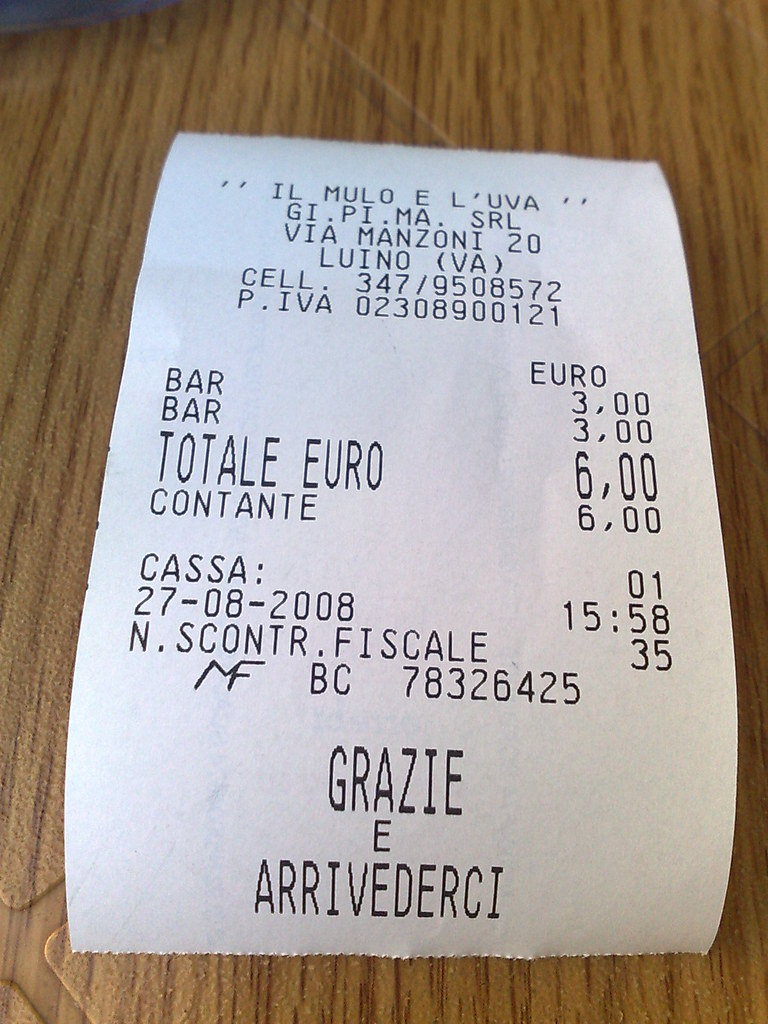
#> input picture PythonTests/img1.jpg, 768 x 1024 px
$ python 2.py
#> lines starting #> are read from the running program, lines starting #| are printed output that depends on the picture; after the words box and inside, x2 and y2 are one past the last pixel; in counts of white or black regions, pixels touching at a corner belong together
import imutils
import cv2

import numpy as np

#https://www.pyimagesearch.com/start-here/

def order_points(pts):
    # initialzie a list of coordinates that will be ordered
    # such that the first entry in the list is the top-left,
    # the second entry is the top-right, the third is the
    # bottom-right, and the fourth is the bottom-left
    rect = np.zeros((4, 2), dtype="float32")
    # the top-left point will have the smallest sum, whereas
    # the bottom-right point will have the largest sum
    s = pts.sum(axis=1)
    rect[0] = pts[np.argmin(s)]
    rect[2] = pts[np.argmax(s)]
    # now, compute the difference between the points, the
    # top-right point will have the smallest difference,
    # whereas the bottom-left will have the largest difference
    diff = np.diff(pts, axis=1)
    rect[1] = pts[np.argmin(diff)]
    rect[3] = pts[np.argmax(diff)]
    # return the ordered coordinates
    return rect


def four_point_transform(image, pts):
    # obtain a consistent order of the points and unpack them
    # individually
    rect = order_points(pts)
    (tl, tr, br, bl) = rect
    # compute the width of the new image, which will be the
    # maximum distance between bottom-right and bottom-left
    # x-coordiates or the top-right and top-left x-coordinates
    widthA = np.sqrt(((br[0] - bl[0]) ** 2) + ((br[1] - bl[1]) ** 2))
    widthB = np.sqrt(((tr[0] - tl[0]) ** 2) + ((tr[1] - tl[1]) ** 2))
    maxWidth = max(int(widthA), int(widthB))
    # compute the height of the new image, which will be the
    # maximum distance between the top-right and bottom-right
    # y-coordinates or the top-left and bottom-left y-coordinates
    heightA = np.sqrt(((tr[0] - br[0]) ** 2) + ((tr[1] - br[1]) ** 2))
    heightB = np.sqrt(((tl[0] - bl[0]) ** 2) + ((tl[1] - bl[1]) ** 2))
    maxHeight = max(int(heightA), int(heightB))
    # now that we have the dimensions of the new image, construct
    # the set of destination points to obtain a "birds eye view",
    # (i.e. top-down view) of the image, again specifying points
    # in the top-left, top-right, bottom-right, and bottom-left
    # order
    dst = np.array([
        [0, 0],
        [maxWidth - 1, 0],
        [maxWidth - 1, maxHeight - 1],
        [0, maxHeight - 1]], dtype="float32")
    # compute the perspective transform matrix and then apply it
    M = cv2.getPerspectiveTransform(rect, dst)
    warped = cv2.warpPerspective(image, M, (maxWidth, maxHeight))
    # return the warped image
    return warped


image = cv2.imread("img1.jpg")
#> image is the input picture: shape (1024, 768, 3); mean B, G, R 146.2, 154.8, 165.9

ratio = image.shape[0] / 500.0
#> ratio = 2.05

orig = image.copy()
cv2.imshow("1", orig)
cv2.waitKey(0)

image = imutils.resize(image, height=500)
#> image: shape (500, 375, 3)
cv2.imshow("2", image)
cv2.waitKey(0)

gray = cv2.cvtColor(image, cv2.COLOR_BGR2GRAY)
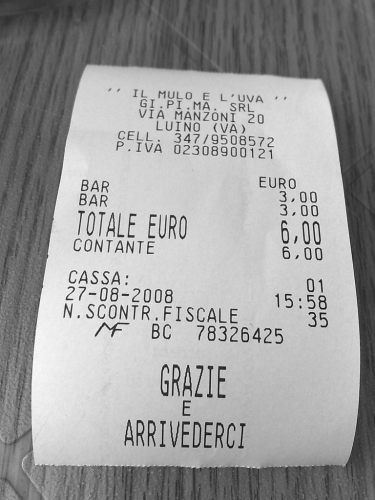
#> gray: shape (500, 375); min 15, max 250, mean 157.1
gray = cv2.GaussianBlur(gray, (5, 5), 0)
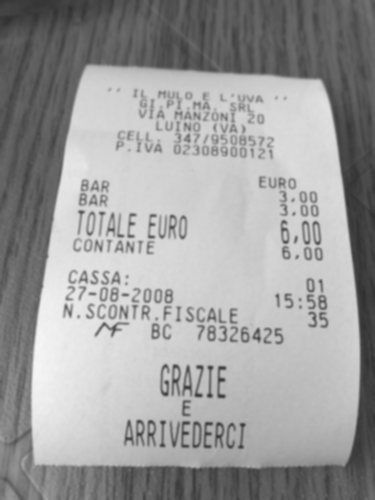
#> gray: shape (500, 375); min 48, max 245, mean 157.1
cv2.imshow("3", gray)
cv2.waitKey(0)

edged = cv2.Canny(gray, 80, 200)
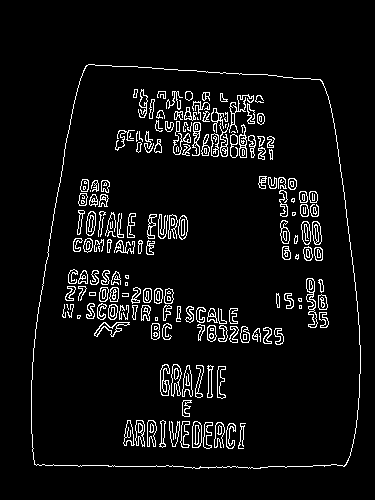
#> edged: shape (500, 375); 5.9% white in thin lines or dots, all inside (x1, y1, x2, y2) = (31, 64, 361, 469)
cv2.imshow("4", edged)
cv2.waitKey(0)

cnts = cv2.findContours(edged.copy(), cv2.RETR_LIST, cv2.CHAIN_APPROX_SIMPLE) #tutaj
#> cnts = 425 contours, 169 with area under 20; largest, box (x1, y1, x2, y2) and area: (31, 64, 361, 469) 118330, (31, 64, 361, 469) 118312, (306, 278, 318, 328) 252, (192, 421, 202, 448) 216, (171, 364, 182, 397) 212
cnts = imutils.grab_contours(cnts)
cnts = sorted(cnts, key=cv2.contourArea, reverse=True)[:5]
#> cnts = 5 contours; box (x1, y1, x2, y2) and area: (31, 64, 361, 469) 118330, (31, 64, 361, 469) 118312, (306, 278, 318, 328) 252, (192, 421, 202, 448) 216, (171, 364, 182, 397) 212

screenCnt = []
for c in cnts:
    peri = cv2.arcLength(c, True)
    approx = cv2.approxPolyDP(c, 0.02 * peri, True)

    if len(approx) == 4:
        screenCnt = approx
        break
#> this loop made 1 pass
#> (peri, screenCnt) on pass 1: (1411.2, [[86, 65], [34, 464], [344, 466], [322, 81]])

cv2.drawContours(image, [screenCnt], -1, (0, 255, 0), 2)
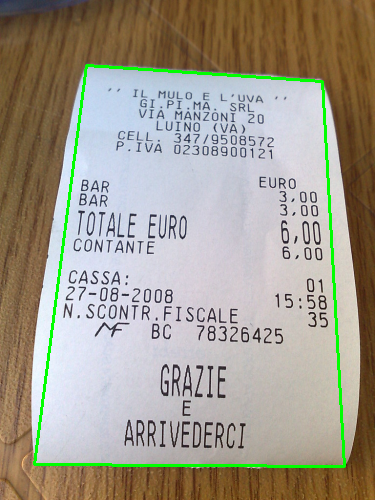
#> image: shape (500, 375, 3); mean B, G, R 142.1, 156.1, 161.8
cv2.imshow("5", image)
cv2.waitKey(0)

warped = four_point_transform(orig, screenCnt.reshape(4, 2) * ratio) #tylko jak to dziala
#> in order_points, `s = pts.sum(axis=1)`: s = [309.2, 1019.9, 1658.9, 825.3]
#> in order_points, `diff = np.diff(pts, axis=1)`: diff = [-43.01, 880.6, 249.9, -493.6]
#> in four_point_transform, `rect = order_points(pts)`: rect = [[176.1, 133.1], [659.5, 165.9], [704.5, 954.4], [69.63, 950.3]]
#> in four_point_transform, `(tl, tr, br, bl) = rect`: tl = [176.1, 133.1]; tr = [659.5, 165.9]; br = [704.5, 954.4]; bl = [69.63, 950.3]
#> in four_point_transform, `widthA = np.sqrt(((br[0] - bl[0]) ** 2) + ((br[1] - bl[1]) ** 2))`: widthA = 634.9
#> in four_point_transform, `widthB = np.sqrt(((tr[0] - tl[0]) ** 2) + ((tr[1] - tl[1]) ** 2))`: widthB = 484.4
#> in four_point_transform, `maxWidth = max(int(widthA), int(widthB))`: maxWidth = 634
#> in four_point_transform, `heightA = np.sqrt(((tr[0] - br[0]) ** 2) + ((tr[1] - br[1]) ** 2))`: heightA = 789.8
#> in four_point_transform, `heightB = np.sqrt(((tl[0] - bl[0]) ** 2) + ((tl[1] - bl[1]) ** 2))`: heightB = 824.1
#> in four_point_transform, `maxHeight = max(int(heightA), int(heightB))`: maxHeight = 824
#> in four_point_transform, `dst = np.array([ [0, 0], [maxWidth - 1, 0], [maxWidth - 1, maxHeight -..`: dst = [[0, 0], [633, 0], [633, 823], [0, 823]]
#> in four_point_transform, `M = cv2.getPerspectiveTransform(rect, dst)`: M = [[1.29, 0.169, -250.2], [-0.0922, 1.36, -164.8], [-0.000104, 0.000389, 1]]
#> in four_point_transform, `warped = cv2.warpPerspective(image, M, (maxWidth, maxHeight))`:
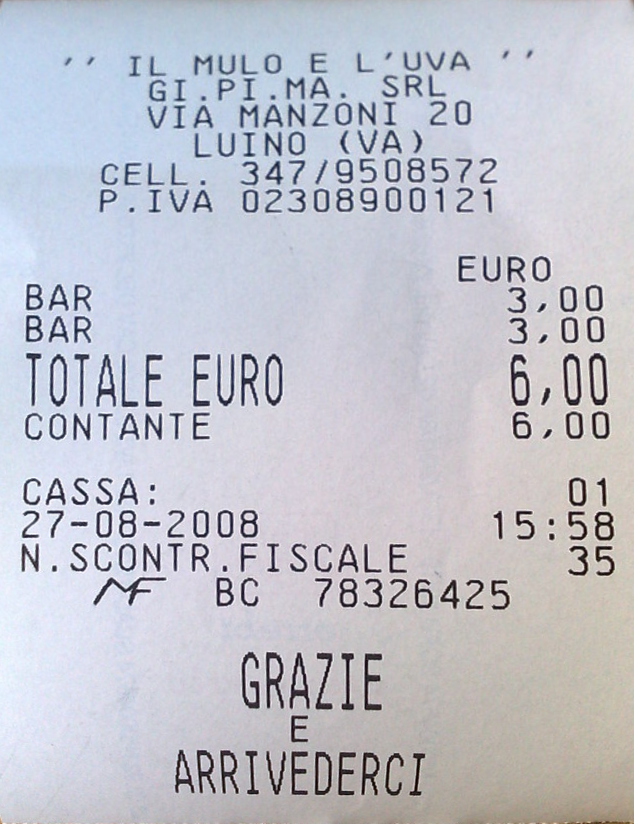
#> warped: shape (824, 634, 3); mean B, G, R 203.8, 194.8, 193.3
cv2.imshow("6", warped)
cv2.waitKey(0)

warped = cv2.cvtColor(warped, cv2.COLOR_BGR2GRAY)
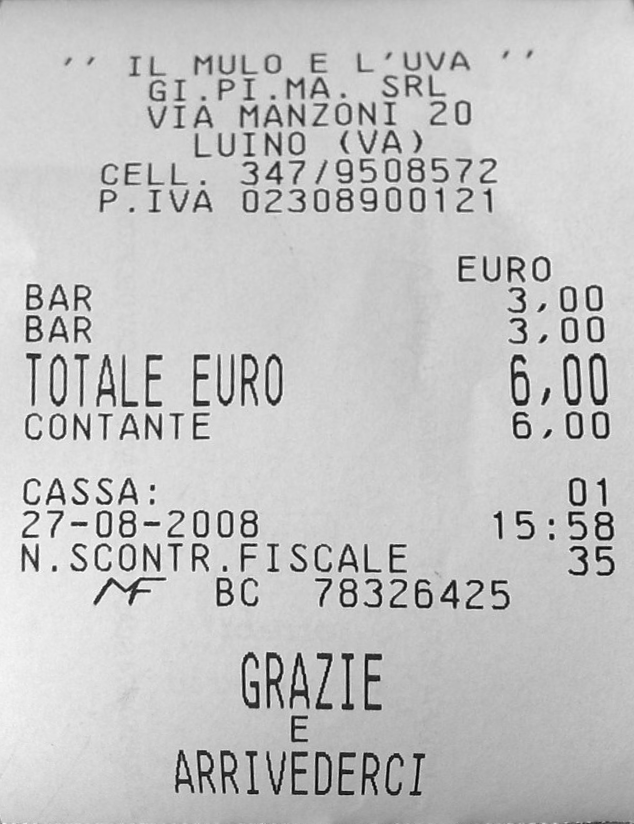
#> warped: shape (824, 634); min 3, max 254, mean 195.4
cv2.imshow("7", warped)
cv2.waitKey(0)

thresh = cv2.threshold(warped, 160, 255, cv2.THRESH_BINARY)[1]
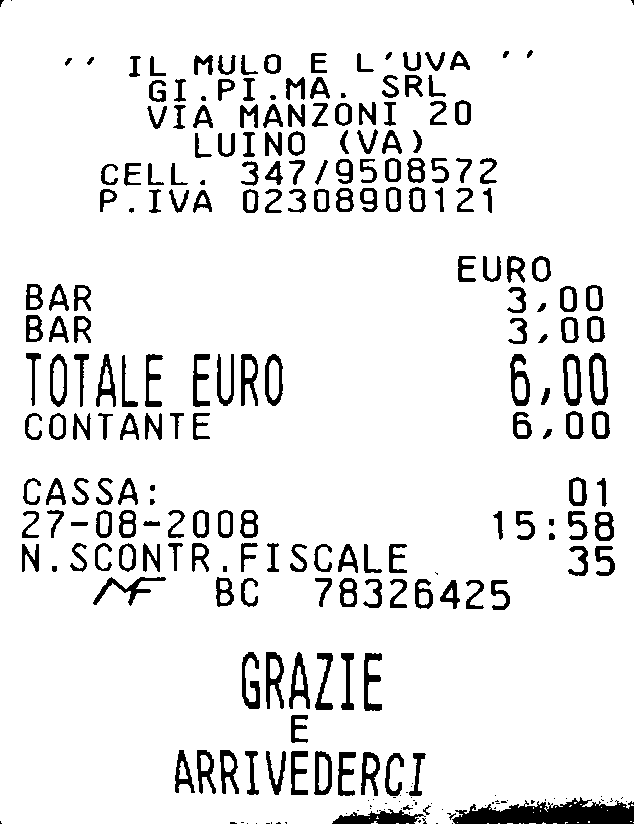
#> thresh: shape (824, 634); 91.2% white; 260 black regions (58 under 20 px), largest, box (x1, y1, x2, y2) and area: (452, 797, 634, 824) 3173, (332, 809, 426, 824) 806, (266, 652, 284, 709) 528
cv2.imshow("8", thresh)
cv2.waitKey(0)
